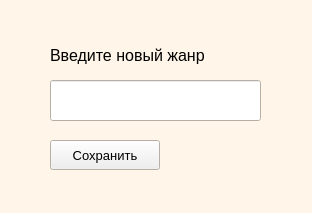
<?xml version="1.0" encoding="UTF-8"?>
<ui version="4.0">
 <class>more_genres</class>
 <widget class="QWidget" name="more_genres">
  <property name="geometry">
   <rect>
    <x>0</x>
    <y>0</y>
    <width>312</width>
    <height>213</height>
   </rect>
  </property>
  <property name="sizePolicy">
   <sizepolicy hsizetype="Fixed" vsizetype="Fixed">
    <horstretch>0</horstretch>
    <verstretch>0</verstretch>
   </sizepolicy>
  </property>
  <property name="palette">
   <palette>
    <active>
     <colorrole role="Base">
      <brush brushstyle="SolidPattern">
       <color alpha="255">
        <red>255</red>
        <green>255</green>
        <blue>255</blue>
       </color>
      </brush>
     </colorrole>
     <colorrole role="Window">
      <brush brushstyle="SolidPattern">
       <color alpha="255">
        <red>255</red>
        <green>245</green>
        <blue>233</blue>
       </color>
      </brush>
     </colorrole>
    </active>
    <inactive>
     <colorrole role="Base">
      <brush brushstyle="SolidPattern">
       <color alpha="255">
        <red>255</red>
        <green>255</green>
        <blue>255</blue>
       </color>
      </brush>
     </colorrole>
     <colorrole role="Window">
      <brush brushstyle="SolidPattern">
       <color alpha="255">
        <red>255</red>
        <green>245</green>
        <blue>233</blue>
       </color>
      </brush>
     </colorrole>
    </inactive>
    <disabled>
     <colorrole role="Base">
      <brush brushstyle="SolidPattern">
       <color alpha="255">
        <red>255</red>
        <green>245</green>
        <blue>233</blue>
       </color>
      </brush>
     </colorrole>
     <colorrole role="Window">
      <brush brushstyle="SolidPattern">
       <color alpha="255">
        <red>255</red>
        <green>245</green>
        <blue>233</blue>
       </color>
      </brush>
     </colorrole>
    </disabled>
   </palette>
  </property>
  <property name="windowTitle">
   <string>Добавление жанров</string>
  </property>
  <widget class="QLabel" name="label">
   <property name="geometry">
    <rect>
     <x>50</x>
     <y>40</y>
     <width>221</width>
     <height>30</height>
    </rect>
   </property>
   <property name="font">
    <font>
     <pointsize>12</pointsize>
    </font>
   </property>
   <property name="text">
    <string>Введите новый жанр</string>
   </property>
  </widget>
  <widget class="QLineEdit" name="genre_inp">
   <property name="geometry">
    <rect>
     <x>50</x>
     <y>80</y>
     <width>211</width>
     <height>41</height>
    </rect>
   </property>
  </widget>
  <widget class="QPushButton" name="save_new_g">
   <property name="geometry">
    <rect>
     <x>50</x>
     <y>140</y>
     <width>110</width>
     <height>30</height>
    </rect>
   </property>
   <property name="sizePolicy">
    <sizepolicy hsizetype="Fixed" vsizetype="Fixed">
     <horstretch>0</horstretch>
     <verstretch>0</verstretch>
    </sizepolicy>
   </property>
   <property name="palette">
    <palette>
     <active>
      <colorrole role="Base">
       <brush brushstyle="SolidPattern">
        <color alpha="255">
         <red>255</red>
         <green>245</green>
         <blue>233</blue>
        </color>
       </brush>
      </colorrole>
      <colorrole role="Window">
       <brush brushstyle="SolidPattern">
        <color alpha="255">
         <red>255</red>
         <green>245</green>
         <blue>233</blue>
        </color>
       </brush>
      </colorrole>
     </active>
     <inactive>
      <colorrole role="Base">
       <brush brushstyle="SolidPattern">
        <color alpha="255">
         <red>255</red>
         <green>245</green>
         <blue>233</blue>
        </color>
       </brush>
      </colorrole>
      <colorrole role="Window">
       <brush brushstyle="SolidPattern">
        <color alpha="255">
         <red>255</red>
         <green>245</green>
         <blue>233</blue>
        </color>
       </brush>
      </colorrole>
     </inactive>
     <disabled>
      <colorrole role="Base">
       <brush brushstyle="SolidPattern">
        <color alpha="255">
         <red>255</red>
         <green>245</green>
         <blue>233</blue>
        </color>
       </brush>
      </colorrole>
      <colorrole role="Window">
       <brush brushstyle="SolidPattern">
        <color alpha="255">
         <red>255</red>
         <green>245</green>
         <blue>233</blue>
        </color>
       </brush>
      </colorrole>
     </disabled>
    </palette>
   </property>
   <property name="font">
    <font>
     <pointsize>10</pointsize>
    </font>
   </property>
   <property name="text">
    <string>Сохранить</string>
   </property>
  </widget>
 </widget>
 <resources/>
 <connections/>
</ui>
